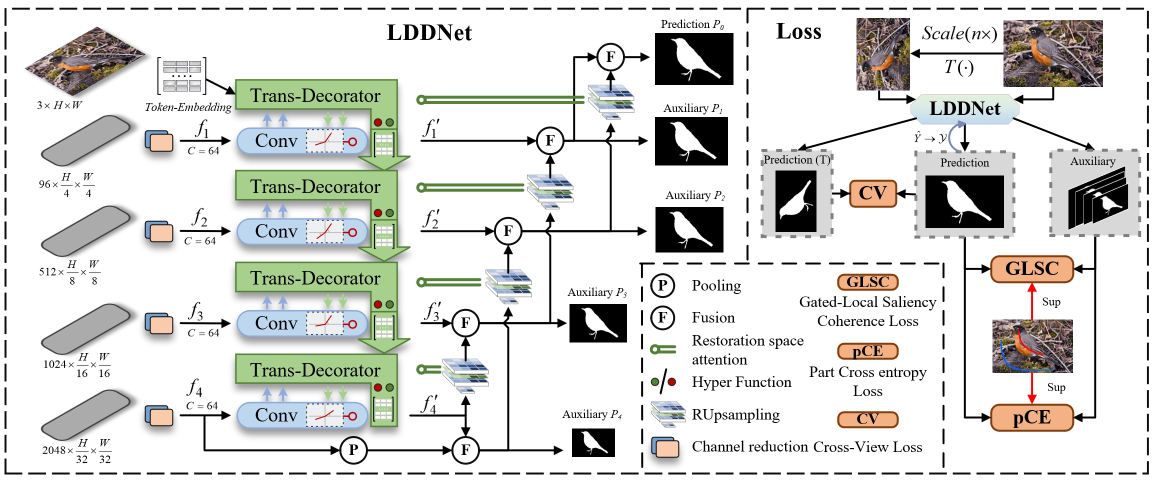
#> input picture Images/image1.png, 2310 x 960 px (shown at 1/2 size)
$ python -i augment.py   (imports and definitions only)
#> lines starting #> are read from the running program, lines starting #| are printed output that depends on the picture
#> further down, picture is the input picture: PIL image 2310x960 RGB; mean R, G, B 216.7, 217.4, 213.9
from PIL import Image
import random
import numpy as np
from PIL import ImageEnhance


# several data augumentation strategies

# 随机水平反转
# [27 lines left out: functions randomFlip, randomCrop, randomRotation, not called in this run]

def colorEnhance(image):
    bright_intensity = random.randint(5, 15) / 10.0
    image = ImageEnhance.Brightness(image).enhance(bright_intensity)
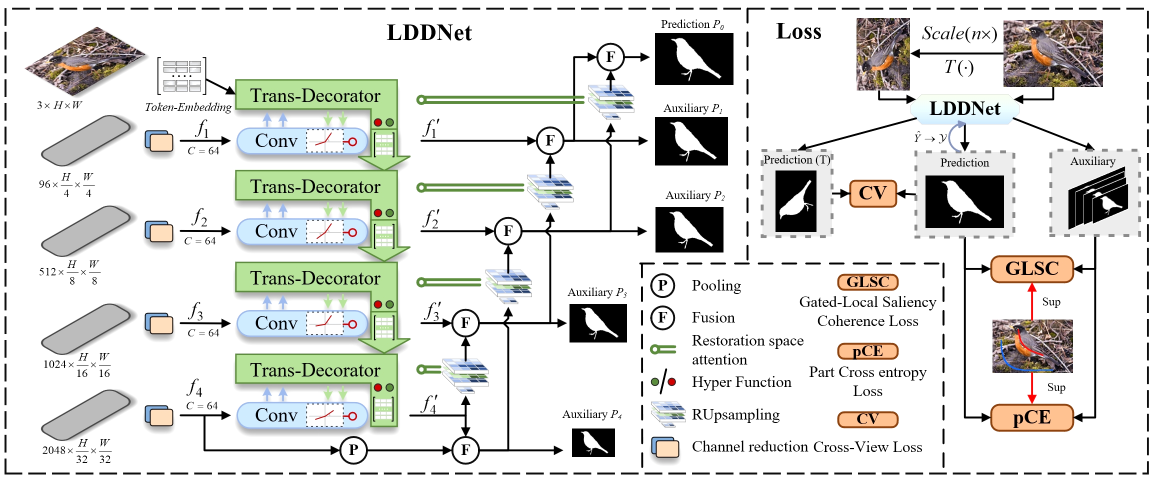
#> image: PIL image 2310x960 RGB (shown at 1/2 size); mean R, G, B 220.5, 221.4, 217.5
    contrast_intensity = random.randint(5, 15) / 10.0
    image = ImageEnhance.Contrast(image).enhance(contrast_intensity)
    color_intensity = random.randint(0, 20) / 10.0
    image = ImageEnhance.Color(image).enhance(color_intensity)
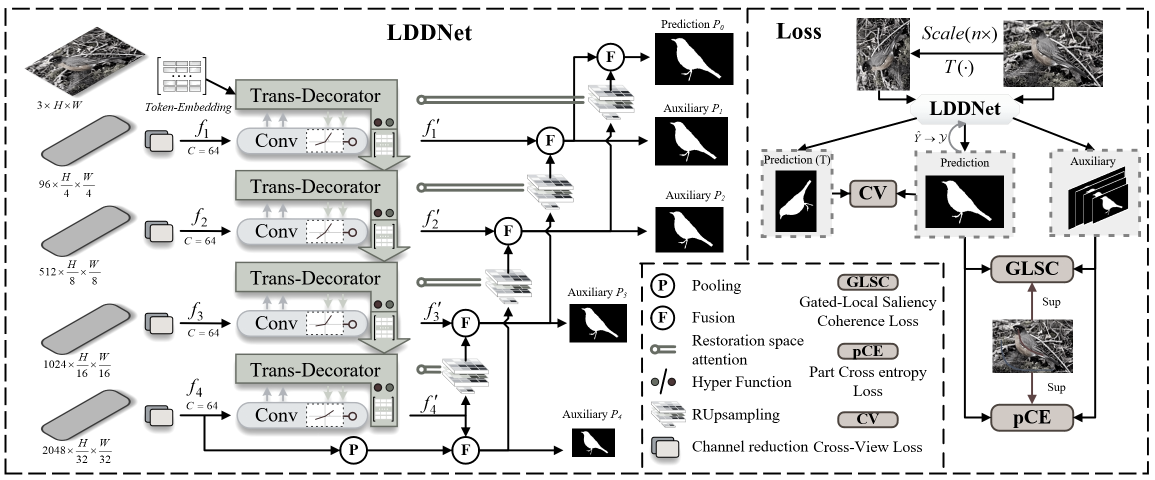
#> image: PIL image 2310x960 RGB (shown at 1/2 size); mean R, G, B 219.4, 219.5, 219.1
    sharp_intensity = random.randint(0, 30) / 10.0
    image = ImageEnhance.Sharpness(image).enhance(sharp_intensity)
    return image


# [24 lines left out: functions randomGaussian, randomPeper, not called in this run]

>>> from PIL import Image
>>> picture = Image.open('../Images/image1.png')
>>> result = colorEnhance(picture)

$ run again, on Images/image2.png
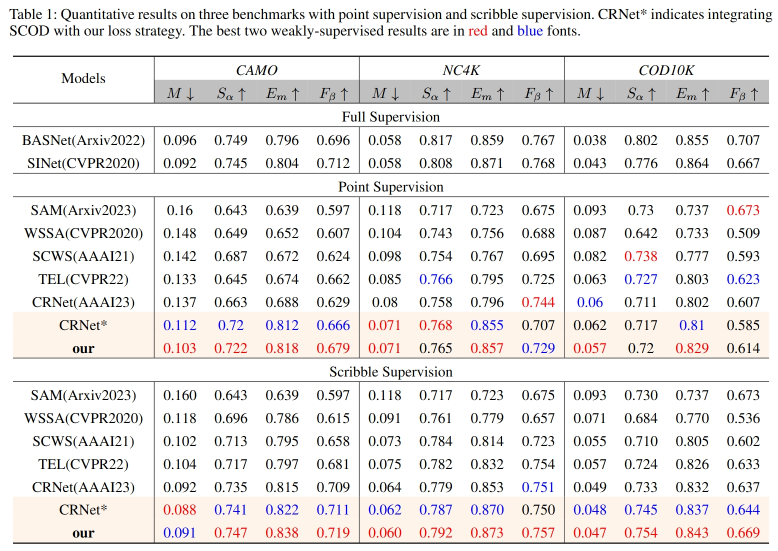
#> input picture Images/image2.png, 1555 x 1102 px (shown at 1/2 size)
#> picture is the input picture: PIL image 1555x1102 RGB; mean R, G, B 235.7, 233.3, 232.5
#> in colorEnhance, `image = ImageEnhance.Brightness(image).enhance(bright_intensity)`:
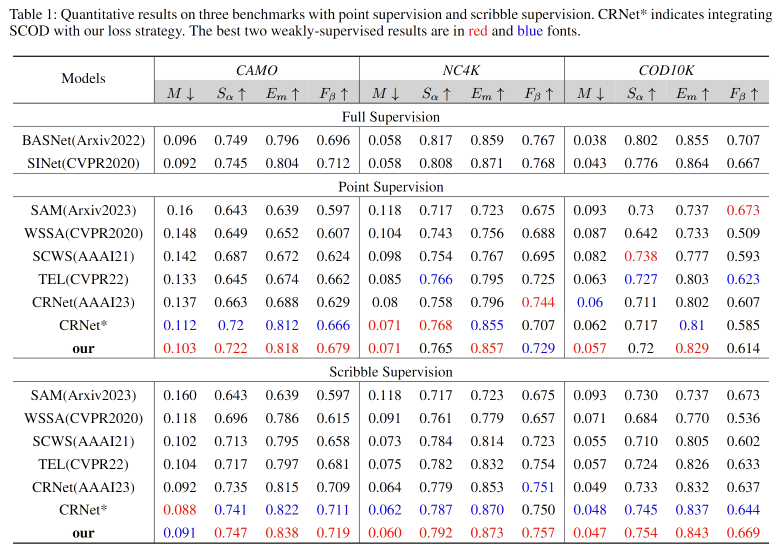
#> image: PIL image 1555x1102 RGB (shown at 1/2 size); mean R, G, B 237.8, 236.6, 237.5
#> in colorEnhance, `image = ImageEnhance.Color(image).enhance(color_intensity)`:
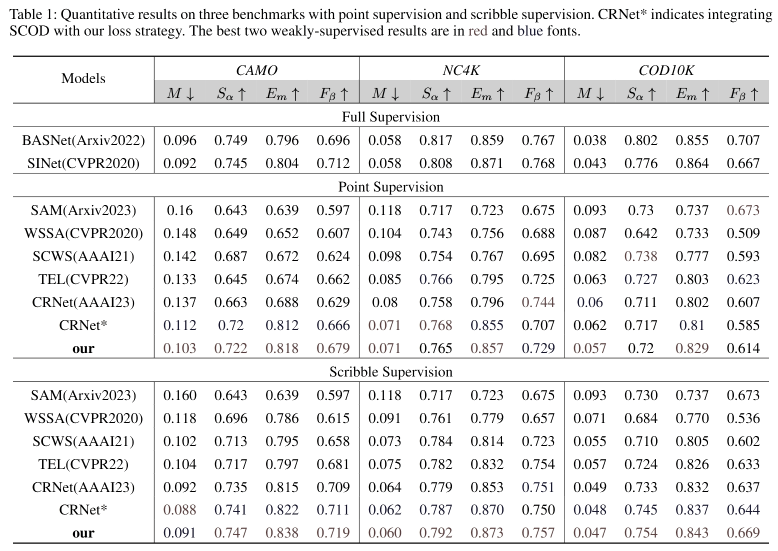
#> image: PIL image 1555x1102 RGB (shown at 1/2 size); mean R, G, B 236.2, 236.1, 236.1

$ run again, on Images/image3.png
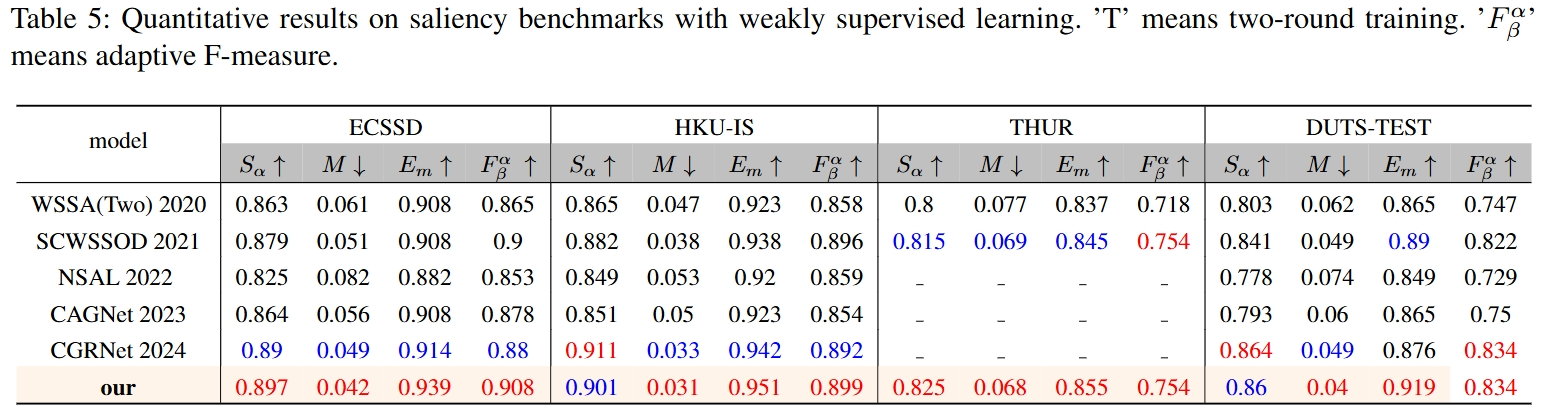
#> input picture Images/image3.png, 1549 x 417 px
#> picture is the input picture: PIL image 1549x417 RGB; mean R, G, B 233.7, 231.8, 231.8
#> in colorEnhance, `image = ImageEnhance.Brightness(image).enhance(bright_intensity)`:
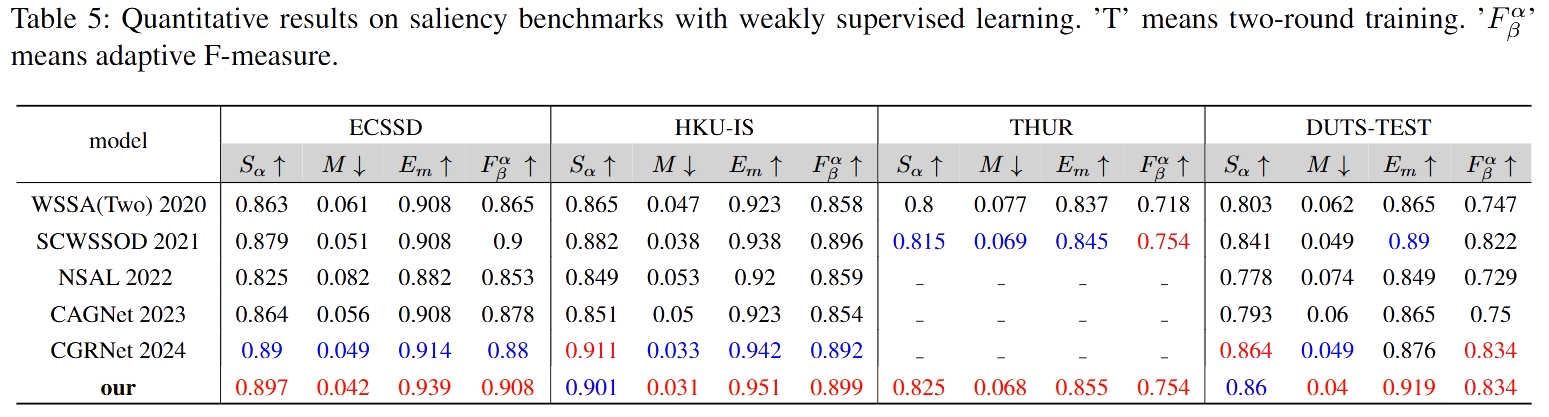
#> image: PIL image 1549x417 RGB; mean R, G, B 236.6, 235.2, 236.1
#> in colorEnhance, `image = ImageEnhance.Color(image).enhance(color_intensity)`:
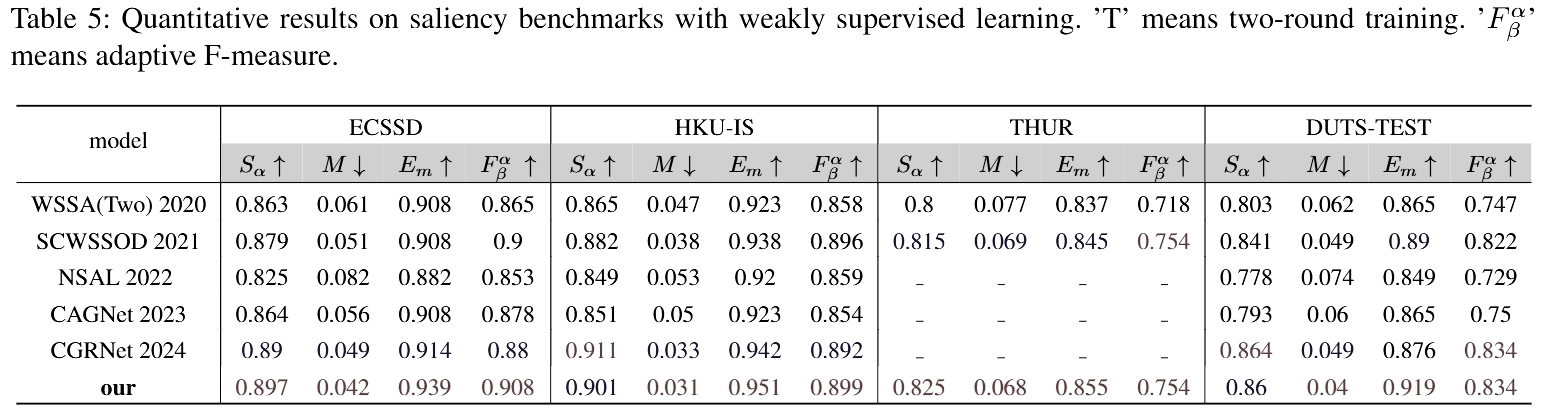
#> image: PIL image 1549x417 RGB; mean R, G, B 234.7, 234.5, 234.6
